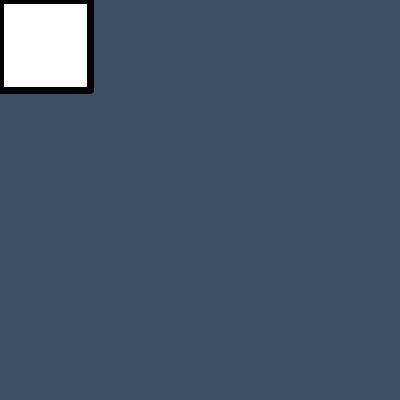
Frame 1 (no input)
Frame 60 (the mouse pressed at the canvas centre just before this capture): identical to frame 1, image omitted
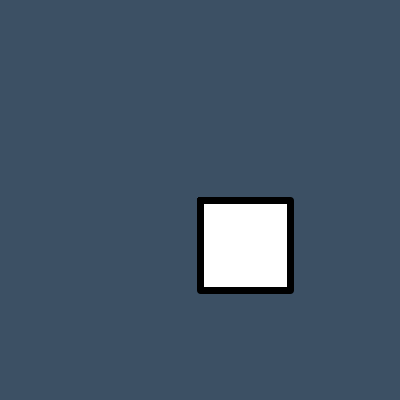
Frame 120 (the mouse held since frame 60 and released just before this capture)

The Processing sketch that drew these frames (run headless with seeded random() and noise(); from frame 60 on, the mouse is pressed at the canvas centre):

// Processing sketch: processing_171128
// ── processing_171128.pde

void setup(){
  size(400,400);
  background(60,80,100);
}

void draw(){
  background(60,80,100);
  demDice(mouseX,mouseY);
  int diceRoll = rollAD6(6);
  if(mousePressed && mouseButton == LEFT){
    println(diceRoll);
  }
}

void demDice(int x, int y){
  pushMatrix();
  translate(x,y);
  fill(255);
  for(int i = 0; i < 100; i += 10){
    strokeWeight(7);
    strokeJoin(ROUND);
    rect(0,0,i,i);
  }
  fill(0);
  if(keyPressed && key == '1'){
    ellipse(45,45,10,10);
  }else if(keyPressed && key == '2'){
    ellipse(45,30,10,10);
    ellipse(45,60,10,10);
  }else if(keyPressed && key == '3'){
    ellipse(25,25,10,10);
    ellipse(45,45,10,10);
    ellipse(65,65,10,10);
  }else if(keyPressed && key == '4'){
    ellipse(25,25,10,10);
    ellipse(65,25,10,10);
    ellipse(25,65,10,10);
    ellipse(65,65,10,10);
  }else if(keyPressed && key == '5'){
    ellipse(25,25,10,10);
    ellipse(65,25,10,10);
    ellipse(25,65,10,10);
    ellipse(65,65,10,10);
    ellipse(45,45,10,10);
  }else if(keyPressed && key == '6'){
    ellipse(30,25,10,10);
    ellipse(30,45,10,10);
    ellipse(30,65,10,10);
    ellipse(60,25,10,10);
    ellipse(60,45,10,10);
    ellipse(60,65,10,10);
  }
  popMatrix();
}

int rollAD6(int sides) {
  int d = 1 + int(random(sides));
  return d;
}
